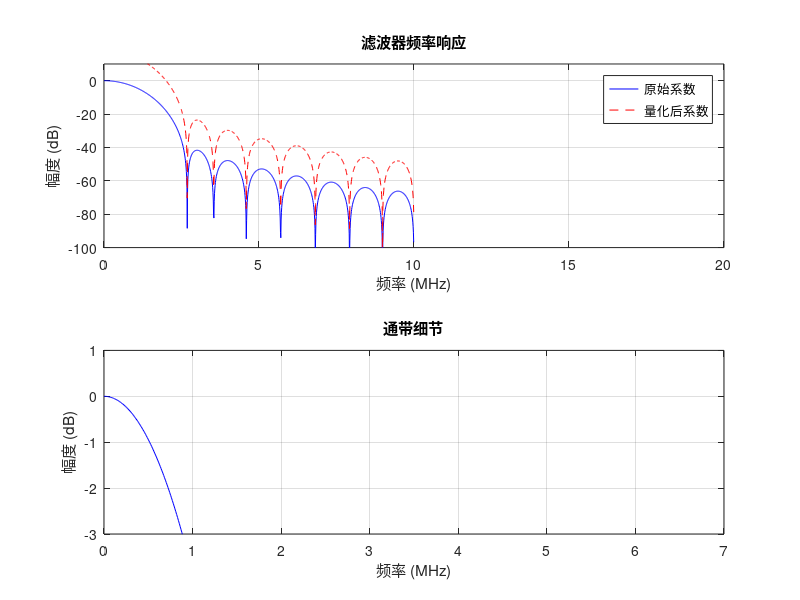

This figure's MATLAB source:
%% 低通FIR滤波器设计 - 使用窗函数法
clear;
close all;

%% 滤波器参数设定
fs = 20e6;         % 采样频率: 20MHz
data_width = 12;    % 输入数据位宽
coeff_width = 32;   % 系数量化位宽

% 滤波器设计规格
fc = 4e5;           % 截止频率: 400KHz (可根据需求调整)
f_stop = 5e6;       % 阻带起始频率: 1MHz (可根据需求调整)
pass_ripple = 0.1;  % 通带纹波: 0.1dB
stop_atten = 55;    % 阻带衰减: 55dB

%% 使用窗函数法设计滤波器
% 计算归一化频率
norm_fc = fc / (fs/2);
dev_pass = 10^(pass_ripple/20)-1; % 通带纹波
dev_stop = 10^(-stop_atten/20); % 阻带衰减
% 使用Kaiser窗估计所需的滤波器阶数
[n, wn, beta, ftype] = kaiserord([fc f_stop], [1 0], [dev_pass dev_stop], fs);

% 确保滤波器阶数为奇数(便于线性相位)
if mod(n, 2) == 0
    n = n + 1;
end

% 设计滤波器 - 使用Kaiser窗
h = fir1(n, norm_fc, 'low', kaiser(n+1, beta));

fprintf('滤波器阶数: %d\n', n);
fprintf('Kaiser窗参数beta: %.4f\n', beta);

%% 系数量化
% 系数归一化
h_norm = h / max(abs(h));  

% 量化到32位 (保留符号位)
scale_factor = 2^(coeff_width-1) - 1;
h_quant = round(h_norm * scale_factor) / scale_factor;

%% 频率响应分析
[H, f] = freqz(h, 1, 1024, fs);
[H_quant, f_quant] = freqz(h_quant, 1, 1024, fs);

% 绘制频率响应
figure;
subplot(2,1,1);
plot(f/1e6, 20*log10(abs(H)), 'b-', f_quant/1e6, 20*log10(abs(H_quant)), 'r--');
grid on;
title('滤波器频率响应');
xlabel('频率 (MHz)');
ylabel('幅度 (dB)');
legend('原始系数', '量化后系数');
xlim([0 20]);
ylim([-100 10]);

subplot(2,1,2);
plot(f/1e6, 20*log10(abs(H)), 'b-');
grid on;
title('通带细节');
xlabel('频率 (MHz)');
ylabel('幅度 (dB)');
xlim([0 7]);
ylim([-3 1]);

%% 生成系数文件
% 创建十六进制系数文件,生成coe文件
fid_hex = fopen('coeff.coe', 'w');
fprintf(fid_hex, 'MEMORY_INITIALIZATION_RADIX=16;\n');
fprintf(fid_hex, 'MEMORY_INITIALIZATION_VECTOR=\n');
for i = 1:length(h_quant)
    if i == length(h_quant)
        fprintf(fid_hex, '%08X;', typecast(single(h_quant(i)), 'uint32'));
    else
        fprintf(fid_hex, '%08X,\n', typecast(single(h_quant(i)), 'uint32'));
    end
end
fclose(fid_hex);

fprintf('系数文件 coeff.coe 生成完成。\n');
